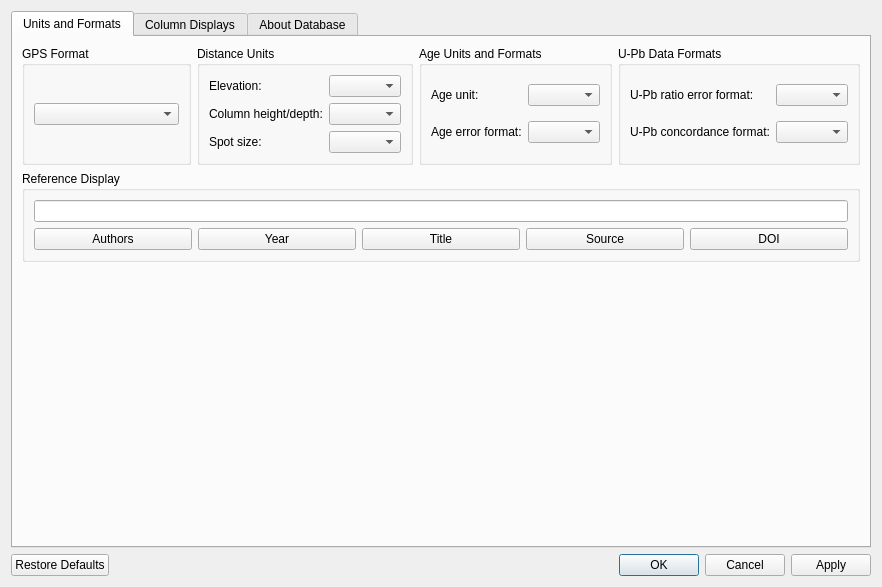
<?xml version="1.0" encoding="UTF-8"?>
<ui version="4.0">
 <class>Dialog</class>
 <widget class="QDialog" name="Dialog">
  <property name="geometry">
   <rect>
    <x>0</x>
    <y>0</y>
    <width>882</width>
    <height>587</height>
   </rect>
  </property>
  <property name="windowTitle">
   <string>Dialog</string>
  </property>
  <layout class="QVBoxLayout" name="verticalLayout_5">
   <item>
    <widget class="QTabWidget" name="settings_tabWidget">
     <property name="currentIndex">
      <number>0</number>
     </property>
     <widget class="QWidget" name="units_formats_tab">
      <attribute name="title">
       <string>Units and Formats</string>
      </attribute>
      <layout class="QVBoxLayout" name="verticalLayout_3">
       <item>
        <layout class="QHBoxLayout" name="horizontalLayout_2">
         <item>
          <widget class="QGroupBox" name="gps_format_groupBox">
           <property name="title">
            <string>GPS Format</string>
           </property>
           <layout class="QVBoxLayout" name="verticalLayout_2">
            <item>
             <widget class="QComboBox" name="gps_format_comboBox"/>
            </item>
           </layout>
          </widget>
         </item>
         <item>
          <widget class="QGroupBox" name="distance_units_groupBox">
           <property name="title">
            <string>Distance Units</string>
           </property>
           <layout class="QGridLayout" name="gridLayout_2">
            <item row="0" column="0">
             <widget class="QLabel" name="elev_label">
              <property name="text">
               <string>Elevation:</string>
              </property>
             </widget>
            </item>
            <item row="0" column="1">
             <widget class="QComboBox" name="elev_unit_comboBox"/>
            </item>
            <item row="1" column="0">
             <widget class="QLabel" name="column_unit_label">
              <property name="text">
               <string>Column height/depth:</string>
              </property>
             </widget>
            </item>
            <item row="1" column="1">
             <widget class="QComboBox" name="column_unit_comboBox"/>
            </item>
            <item row="2" column="0">
             <widget class="QLabel" name="spot_size_unit_label">
              <property name="text">
               <string>Spot size:</string>
              </property>
             </widget>
            </item>
            <item row="2" column="1">
             <widget class="QComboBox" name="spot_size_unit_comboBox"/>
            </item>
           </layout>
          </widget>
         </item>
         <item>
          <widget class="QGroupBox" name="age_units_groupBox">
           <property name="title">
            <string>Age Units and Formats</string>
           </property>
           <layout class="QGridLayout" name="gridLayout_3">
            <item row="0" column="0">
             <widget class="QLabel" name="age_units_label">
              <property name="text">
               <string>Age unit:</string>
              </property>
             </widget>
            </item>
            <item row="0" column="1">
             <widget class="QComboBox" name="age_unit_comboBox"/>
            </item>
            <item row="1" column="0">
             <widget class="QLabel" name="age_error_format_label">
              <property name="text">
               <string>Age error format:</string>
              </property>
             </widget>
            </item>
            <item row="1" column="1">
             <widget class="QComboBox" name="age_error_format_comboBox"/>
            </item>
           </layout>
          </widget>
         </item>
         <item>
          <widget class="QGroupBox" name="upb_formats_groupBox">
           <property name="title">
            <string>U-Pb Data Formats</string>
           </property>
           <layout class="QGridLayout" name="gridLayout">
            <item row="0" column="0">
             <widget class="QLabel" name="upb_ratio_error_format_label">
              <property name="text">
               <string>U-Pb ratio error format:</string>
              </property>
             </widget>
            </item>
            <item row="0" column="1">
             <widget class="QComboBox" name="upb_ratio_error_format_comboBox"/>
            </item>
            <item row="1" column="0">
             <widget class="QLabel" name="upb_concordance_format_label">
              <property name="text">
               <string>U-Pb concordance format:</string>
              </property>
             </widget>
            </item>
            <item row="1" column="1">
             <widget class="QComboBox" name="upb_concordance_format_comboBox"/>
            </item>
           </layout>
          </widget>
         </item>
        </layout>
       </item>
       <item>
        <widget class="QGroupBox" name="reference_display_groupBox">
         <property name="title">
          <string>Reference Display</string>
         </property>
         <layout class="QVBoxLayout" name="verticalLayout">
          <item>
           <widget class="QLineEdit" name="reference_display_lineEdit"/>
          </item>
          <item>
           <layout class="QHBoxLayout" name="horizontalLayout">
            <item>
             <widget class="QPushButton" name="authors_pushButton">
              <property name="text">
               <string>Authors</string>
              </property>
             </widget>
            </item>
            <item>
             <widget class="QPushButton" name="year_pushButton">
              <property name="text">
               <string>Year</string>
              </property>
             </widget>
            </item>
            <item>
             <widget class="QPushButton" name="title_pushButton">
              <property name="text">
               <string>Title</string>
              </property>
             </widget>
            </item>
            <item>
             <widget class="QPushButton" name="source_pushButton">
              <property name="text">
               <string>Source</string>
              </property>
             </widget>
            </item>
            <item>
             <widget class="QPushButton" name="doi_pushButton">
              <property name="text">
               <string>DOI</string>
              </property>
             </widget>
            </item>
           </layout>
          </item>
         </layout>
        </widget>
       </item>
       <item>
        <spacer name="verticalSpacer_3">
         <property name="orientation">
          <enum>Qt::Vertical</enum>
         </property>
         <property name="sizeHint" stdset="0">
          <size>
           <width>20</width>
           <height>40</height>
          </size>
         </property>
        </spacer>
       </item>
      </layout>
     </widget>
     <widget class="QWidget" name="display_tab">
      <property name="sizePolicy">
       <sizepolicy hsizetype="MinimumExpanding" vsizetype="MinimumExpanding">
        <horstretch>0</horstretch>
        <verstretch>0</verstretch>
       </sizepolicy>
      </property>
      <attribute name="title">
       <string>Column Displays</string>
      </attribute>
      <layout class="QHBoxLayout" name="horizontalLayout_3">
       <item>
        <layout class="QVBoxLayout" name="verticalLayout_4">
         <item>
          <widget class="QLabel" name="label_12">
           <property name="text">
            <string>Select table:</string>
           </property>
          </widget>
         </item>
         <item>
          <widget class="QComboBox" name="columnselection_comboBox">
           <property name="sizePolicy">
            <sizepolicy hsizetype="Preferred" vsizetype="Fixed">
             <horstretch>0</horstretch>
             <verstretch>0</verstretch>
            </sizepolicy>
           </property>
           <property name="minimumSize">
            <size>
             <width>400</width>
             <height>25</height>
            </size>
           </property>
           <property name="maximumSize">
            <size>
             <width>16777215</width>
             <height>16777215</height>
            </size>
           </property>
          </widget>
         </item>
         <item>
          <widget class="QStackedWidget" name="columnattributes_stack">
           <property name="minimumSize">
            <size>
             <width>0</width>
             <height>0</height>
            </size>
           </property>
           <property name="maximumSize">
            <size>
             <width>16777215</width>
             <height>16777215</height>
            </size>
           </property>
           <property name="baseSize">
            <size>
             <width>400</width>
             <height>600</height>
            </size>
           </property>
          </widget>
         </item>
         <item>
          <widget class="QPushButton" name="editorder_pushbutton">
           <property name="text">
            <string>Edit Column Order</string>
           </property>
          </widget>
         </item>
        </layout>
       </item>
       <item>
        <layout class="QGridLayout" name="gridLayout_6">
         <item row="2" column="0">
          <widget class="QLabel" name="label_15">
           <property name="maximumSize">
            <size>
             <width>100</width>
             <height>16777215</height>
            </size>
           </property>
           <property name="text">
            <string>Table font size:</string>
           </property>
          </widget>
         </item>
         <item row="5" column="0">
          <spacer name="verticalSpacer">
           <property name="orientation">
            <enum>Qt::Vertical</enum>
           </property>
           <property name="sizeHint" stdset="0">
            <size>
             <width>20</width>
             <height>40</height>
            </size>
           </property>
          </spacer>
         </item>
         <item row="3" column="0">
          <widget class="QLabel" name="label">
           <property name="maximumSize">
            <size>
             <width>100</width>
             <height>16777215</height>
            </size>
           </property>
           <property name="text">
            <string>Combobox Height Scaler</string>
           </property>
           <property name="wordWrap">
            <bool>true</bool>
           </property>
          </widget>
         </item>
         <item row="2" column="1">
          <widget class="QComboBox" name="table_font_size_comboBox"/>
         </item>
         <item row="0" column="1">
          <widget class="QFontComboBox" name="fontComboBox"/>
         </item>
         <item row="1" column="0">
          <widget class="QLabel" name="label_14">
           <property name="maximumSize">
            <size>
             <width>100</width>
             <height>16777215</height>
            </size>
           </property>
           <property name="text">
            <string>Font size:</string>
           </property>
          </widget>
         </item>
         <item row="0" column="0">
          <widget class="QLabel" name="label_13">
           <property name="maximumSize">
            <size>
             <width>100</width>
             <height>16777215</height>
            </size>
           </property>
           <property name="text">
            <string>Font:</string>
           </property>
          </widget>
         </item>
         <item row="1" column="1">
          <widget class="QComboBox" name="font_size_comboBox"/>
         </item>
         <item row="4" column="0">
          <widget class="QLabel" name="label_2">
           <property name="maximumSize">
            <size>
             <width>100</width>
             <height>16777215</height>
            </size>
           </property>
           <property name="text">
            <string>Combobox Width Scaler</string>
           </property>
           <property name="wordWrap">
            <bool>true</bool>
           </property>
          </widget>
         </item>
         <item row="3" column="1">
          <widget class="QDoubleSpinBox" name="combobox_height_scaler_spinbox">
           <property name="minimum">
            <double>1.000000000000000</double>
           </property>
           <property name="maximum">
            <double>5.000000000000000</double>
           </property>
           <property name="singleStep">
            <double>0.100000000000000</double>
           </property>
          </widget>
         </item>
         <item row="4" column="1">
          <widget class="QDoubleSpinBox" name="combobox_width_scaler_spinbox">
           <property name="minimum">
            <double>1.000000000000000</double>
           </property>
           <property name="maximum">
            <double>5.000000000000000</double>
           </property>
           <property name="singleStep">
            <double>0.100000000000000</double>
           </property>
          </widget>
         </item>
        </layout>
       </item>
      </layout>
     </widget>
     <widget class="QWidget" name="about_db_tab">
      <attribute name="title">
       <string>About Database</string>
      </attribute>
      <layout class="QGridLayout" name="gridLayout_4">
       <item row="4" column="0">
        <widget class="QLabel" name="db_reference_label">
         <property name="text">
          <string>Reference</string>
         </property>
        </widget>
       </item>
       <item row="5" column="2">
        <widget class="QLineEdit" name="db_reference_link_lineEdit"/>
       </item>
       <item row="3" column="2">
        <widget class="QLineEdit" name="db_authors_lineEdit"/>
       </item>
       <item row="5" column="0">
        <widget class="QLabel" name="db_reference_link_label">
         <property name="text">
          <string>Reference Link</string>
         </property>
        </widget>
       </item>
       <item row="0" column="2">
        <widget class="QLineEdit" name="db_name_lineEdit"/>
       </item>
       <item row="0" column="0">
        <widget class="QLabel" name="db_name_label">
         <property name="text">
          <string>Database Name</string>
         </property>
        </widget>
       </item>
       <item row="2" column="2">
        <widget class="QLineEdit" name="db_created_by_lineEdit">
         <property name="text">
          <string/>
         </property>
        </widget>
       </item>
       <item row="1" column="0">
        <widget class="QLabel" name="db_description_label">
         <property name="text">
          <string>Database Description</string>
         </property>
        </widget>
       </item>
       <item row="1" column="2">
        <widget class="QLineEdit" name="db_description_lineEdit">
         <property name="text">
          <string/>
         </property>
        </widget>
       </item>
       <item row="3" column="0">
        <widget class="QLabel" name="db_authors_label">
         <property name="text">
          <string>Database Author(s)</string>
         </property>
        </widget>
       </item>
       <item row="2" column="0">
        <widget class="QLabel" name="db_created_by_label">
         <property name="text">
          <string>Created By</string>
         </property>
        </widget>
       </item>
       <item row="0" column="3">
        <spacer name="horizontalSpacer">
         <property name="orientation">
          <enum>Qt::Horizontal</enum>
         </property>
         <property name="sizeHint" stdset="0">
          <size>
           <width>40</width>
           <height>20</height>
          </size>
         </property>
        </spacer>
       </item>
       <item row="6" column="0">
        <spacer name="verticalSpacer_2">
         <property name="orientation">
          <enum>Qt::Vertical</enum>
         </property>
         <property name="sizeHint" stdset="0">
          <size>
           <width>20</width>
           <height>40</height>
          </size>
         </property>
        </spacer>
       </item>
       <item row="4" column="2">
        <widget class="QLineEdit" name="db_reference_lineEdit"/>
       </item>
      </layout>
     </widget>
    </widget>
   </item>
   <item>
    <widget class="QDialogButtonBox" name="buttonBox">
     <property name="orientation">
      <enum>Qt::Horizontal</enum>
     </property>
     <property name="standardButtons">
      <set>QDialogButtonBox::Apply|QDialogButtonBox::Cancel|QDialogButtonBox::Ok|QDialogButtonBox::RestoreDefaults</set>
     </property>
    </widget>
   </item>
  </layout>
 </widget>
 <resources/>
 <connections>
  <connection>
   <sender>buttonBox</sender>
   <signal>accepted()</signal>
   <receiver>Dialog</receiver>
   <slot>accept()</slot>
   <hints>
    <hint type="sourcelabel">
     <x>248</x>
     <y>254</y>
    </hint>
    <hint type="destinationlabel">
     <x>157</x>
     <y>274</y>
    </hint>
   </hints>
  </connection>
  <connection>
   <sender>buttonBox</sender>
   <signal>rejected()</signal>
   <receiver>Dialog</receiver>
   <slot>reject()</slot>
   <hints>
    <hint type="sourcelabel">
     <x>316</x>
     <y>260</y>
    </hint>
    <hint type="destinationlabel">
     <x>286</x>
     <y>274</y>
    </hint>
   </hints>
  </connection>
 </connections>
</ui>
